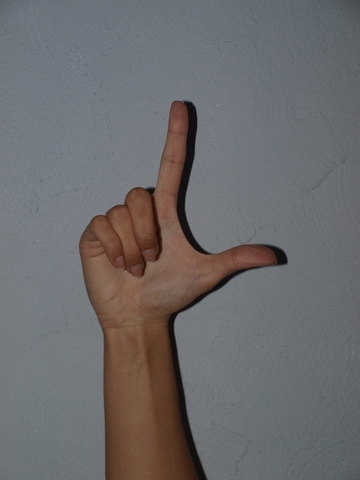
#> input picture original_images/L_P_hgr1_id11_1.jpg, 360 x 480 px, found by its file name
$ python test_canny.py
#> lines starting #> are read from the running program, lines starting #| are printed output that depends on the picture; after the words box and inside, x2 and y2 are one past the last pixel; in counts of white or black regions, pixels touching at a corner belong together
import cv2

import numpy as np
def fill_holes(mask):
    filled = mask.copy()
    h, w = mask.shape[:2]

    flood_mask = np.zeros((h + 2, w + 2), np.uint8)
    cv2.floodFill(filled, flood_mask, (0, 0), 255)

    filled_inv = cv2.bitwise_not(filled)
    result = cv2.bitwise_or(mask, filled_inv)

    return result

def normalize_hand(image, hand_mask, contour, output_size=256):
    x, y, w, h = cv2.boundingRect(contour)

    margin = 10
    x1 = max(x - margin, 0)
    y1 = max(y - margin, 0)
    x2 = min(x + w + margin, image.shape[1])
    y2 = min(y + h + margin, image.shape[0])

    hand_crop = image[y1:y2, x1:x2]
    mask_crop = hand_mask[y1:y2, x1:x2]

    hand_only = cv2.bitwise_and(hand_crop, hand_crop, mask=mask_crop)

    crop_h, crop_w = mask_crop.shape
    scale = min(output_size / crop_w, output_size / crop_h)

    new_w = max(1, int(crop_w * scale))
    new_h = max(1, int(crop_h * scale))

    resized_img = cv2.resize(hand_only, (new_w, new_h), interpolation=cv2.INTER_AREA)
    resized_mask = cv2.resize(mask_crop, (new_w, new_h), interpolation=cv2.INTER_NEAREST)

    canvas_img = np.zeros((output_size, output_size, 3), dtype=np.uint8)
    canvas_mask = np.zeros((output_size, output_size), dtype=np.uint8)

    ox = (output_size - new_w) // 2
    oy = (output_size - new_h) // 2

    canvas_img[oy:oy + new_h, ox:ox + new_w] = resized_img
    canvas_mask[oy:oy + new_h, ox:ox + new_w] = resized_mask

    return canvas_img, canvas_mask


image_path = r"C:\Users\marci\Documents\studium\semestr6\Wizja Komputerowa\Projekt\Coding\cropped\L_P_hgr1_id11_1.jpg"
image = cv2.imread(image_path)
#> image is the input picture: shape (480, 360, 3); mean B, G, R 108.4, 106.7, 108

if image is None:
    raise FileNotFoundError("Nie udało się wczytać obrazu")

gray = cv2.cvtColor(image, cv2.COLOR_BGR2GRAY)
blur = cv2.GaussianBlur(gray, (5, 5), 0)

edges = cv2.Canny(blur, 10, 60)    # bardzo czułe
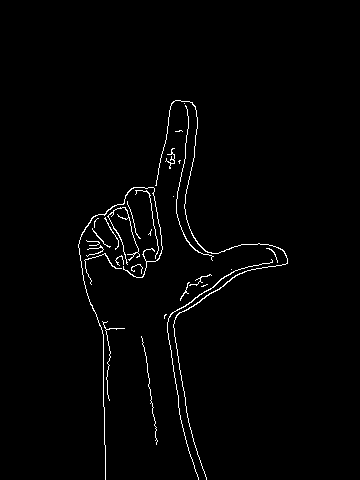
#> edges: shape (480, 360); 1.6% white in thin lines or dots, all inside (x1, y1, x2, y2) = (78, 100, 288, 480)
#edges = cv2.Canny(gray, 100, 200)
# binaryzacja krawędzi
_, edge_mask = cv2.threshold(edges, 50, 255, cv2.THRESH_BINARY)

# morfologia żeby zamknąć obiekt
kernel = np.ones((5, 5), np.uint8)
edge_mask = cv2.morphologyEx(edge_mask, cv2.MORPH_CLOSE, kernel, iterations=2)
#> edge_mask: shape (480, 360); 5.1% white; 3 white regions, box (x1, y1, x2, y2) and area: (155, 100, 288, 480) 4784, (78, 187, 163, 480) 3873, (141, 336, 158, 445) 158
edge_mask = cv2.dilate(edge_mask, kernel, iterations=1)
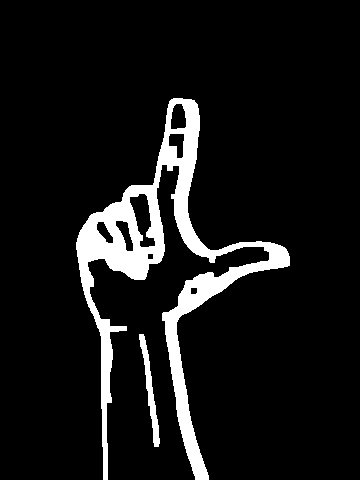
#> edge_mask: shape (480, 360); 8.8% white; 2 white regions

contours, _ = cv2.findContours(edge_mask, cv2.RETR_EXTERNAL, cv2.CHAIN_APPROX_SIMPLE)
#> contours = 2 contours; box (x1, y1, x2, y2) and area: (76, 98, 290, 480) 15292, (139, 334, 160, 447) 560

hand_mask = np.zeros_like(edge_mask)

vis = image.copy()

best_contour = None
best_area = 0

for c in contours:
    area = cv2.contourArea(c)
    if area < 3000:
        continue

    x, y, w, h = cv2.boundingRect(c)
    aspect_ratio = w / h if h != 0 else 0

    if 0.4 < aspect_ratio < 1.8:
        if area > best_area:
            best_area = area
            best_contour = c
#> this loop made 2 passes
#> (area, x, y, w, h, aspect_ratio, best_area) on pass 2: (15292, 76, 98, 214, 382, 0.56, 15292)
#> area on pass 1: 560.5
#> after the loop, best_area = 15292; best_contour = contour of 712 points, box (x1, y1, x2, y2) (76, 98, 290, 480), area 15292

if best_contour is not None:
    cv2.drawContours(hand_mask, [best_contour], -1, 255, -1)
#> hand_mask: shape (480, 360); 9.4% white; 1 white region, box (x1, y1, x2, y2) and area: (76, 98, 290, 480) 16260
    hand_mask = fill_holes(hand_mask)
#> in fill_holes, `cv2.floodFill(filled, flood_mask, (0, 0), 255)`:
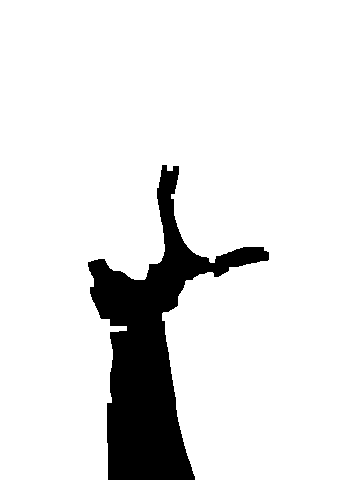
#> filled: shape (480, 360); 89.4% white; 1 black region, box (x1, y1, x2, y2) and area: (88, 165, 269, 480) 18254
#> in fill_holes, `result = cv2.bitwise_or(mask, filled_inv)`:
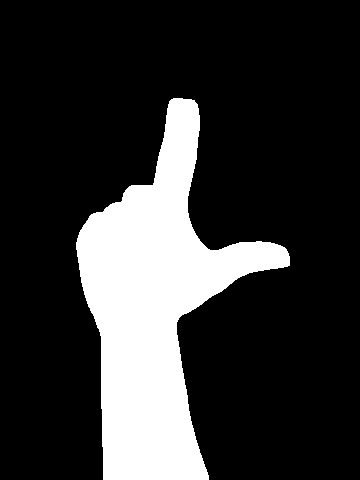
#> result: shape (480, 360); 20% white; 1 white region, box (x1, y1, x2, y2) and area: (76, 98, 290, 480) 34514
    cv2.drawContours(vis, [best_contour], -1, (0, 255, 0), 2)

    bx, by, bw, bh = cv2.boundingRect(best_contour)
#> bx = 76; by = 98; bw = 214; bh = 382
    cv2.rectangle(vis, (bx, by), (bx + bw, by + bh), (255, 0, 0), 2)

    normalized_hand, normalized_mask = normalize_hand(image, hand_mask, best_contour)
#> in normalize_hand, `x, y, w, h = cv2.boundingRect(contour)`: x = 76; y = 98; w = 214; h = 382
#> in normalize_hand, `x1 = max(x - margin, 0)`: x1 = 66
#> in normalize_hand, `y1 = max(y - margin, 0)`: y1 = 88
#> in normalize_hand, `x2 = min(x + w + margin, image.shape[1])`: x2 = 300
#> in normalize_hand, `y2 = min(y + h + margin, image.shape[0])`: y2 = 480
#> in normalize_hand, `hand_crop = image[y1:y2, x1:x2]`:
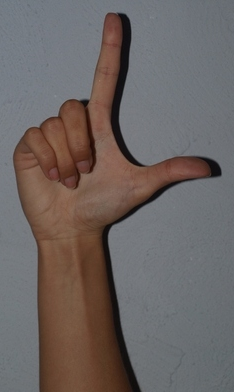
#> hand_crop: shape (392, 234, 3); mean B, G, R 98.9, 100.7, 108.2
#> in normalize_hand, `mask_crop = hand_mask[y1:y2, x1:x2]`: mask_crop: shape (392, 234); 37.6% white; 1 white region, box (x1, y1, x2, y2) and area: (10, 10, 224, 392) 34514
#> in normalize_hand, `resized_mask = cv2.resize(mask_crop, (new_w, new_h), interpolation=cv2..`:
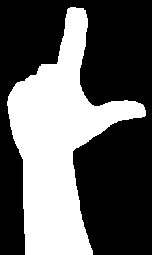
#> resized_mask: shape (255, 152); 37.5% white; 1 white region, box (x1, y1, x2, y2) and area: (7, 7, 146, 255) 14539
#> in normalize_hand, `canvas_mask[oy:oy + new_h, ox:ox + new_w] = resized_mask`:
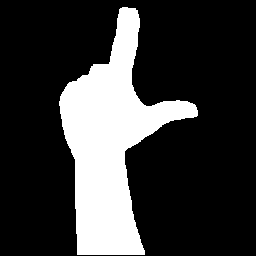
#> canvas_mask: shape (256, 256); 22.2% white; 1 white region, box (x1, y1, x2, y2) and area: (59, 7, 198, 255) 14539

    cv2.imshow("Normalized hand", normalized_hand)
    cv2.imshow("Normalized mask", normalized_mask)

cv2.imshow("Original", image)
cv2.imshow("Gray", gray)
cv2.imshow("Edges", edges)
cv2.imshow("Edge mask", edge_mask)
cv2.imshow("Hand mask", hand_mask)
cv2.imshow("Contour", vis)

cv2.waitKey(0)
cv2.destroyAllWindows()

$ run again, with original_images/L_P_hgr1_id01_1.jpg copied over original_images/L_P_hgr1_id11_1.jpg
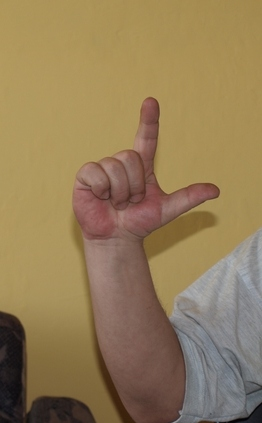
#> input picture original_images/L_P_hgr1_id01_1.jpg, 262 x 423 px, found by its file name
#> image is the input picture: shape (423, 262, 3); mean B, G, R 87.7, 125.2, 147.5
#> `edges = cv2.Canny(blur, 10, 60)`:
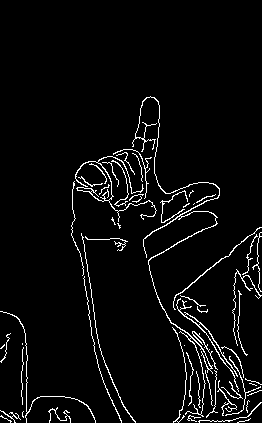
#> edges: shape (423, 262); 4.3% white in thin lines or dots, all inside (x1, y1, x2, y2) = (0, 96, 262, 423)
#> contours = 4 contours; box (x1, y1, x2, y2) and area: (69, 94, 262, 423) 25262, (0, 309, 98, 423) 1638, (46, 405, 73, 423) 370, (0, 331, 13, 365) 234
#> the loop `for c in contours:` made 4 passes
#> (area, x, y, w, h, aspect_ratio, best_area) on pass 4: (25262, 69, 94, 193, 329, 0.587, 25262)
#> after the loop `for c in contours:`: best_area = 25262; best_contour = contour of 715 points, box (x1, y1, x2, y2) (69, 94, 262, 423), area 25262
#> hand_mask: shape (423, 262); 23.6% white; 1 white region, box (x1, y1, x2, y2) and area: (69, 94, 262, 423) 26199
#> filled: shape (423, 262); 86.6% white; 5 black regions, box (x1, y1, x2, y2) and area: (75, 193, 183, 423) 13161, (241, 293, 262, 380) 1514, (253, 409, 262, 423) 104, (252, 394, 262, 402) 55, (124, 419, 130, 423) 23
#> result: shape (423, 262); 37% white; 1 white region, box (x1, y1, x2, y2) and area: (69, 94, 262, 423) 41056
#> bx = 69; by = 94; bw = 193; bh = 329
#> in normalize_hand, `x, y, w, h = cv2.boundingRect(contour)`: x = 69; y = 94; w = 193; h = 329
#> x1 = 59
#> y1 = 84
#> x2 = 262
#> y2 = 423
#> mask_crop: shape (339, 203); 59.7% white; 1 black region, box (x1, y1, x2, y2) and area: (0, 0, 203, 339) 27761
#> resized_mask: shape (256, 153); 59.3% white; 1 black region, box (x1, y1, x2, y2) and area: (0, 0, 153, 256) 15945
#> in normalize_hand, `canvas_mask[oy:oy + new_h, ox:ox + new_w] = resized_mask`:
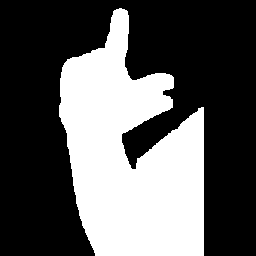
#> canvas_mask: shape (256, 256); 35.4% white; 1 white region, box (x1, y1, x2, y2) and area: (59, 8, 204, 256) 23223

$ run again, with original_images/L_P_hgr1_id02_4.jpg copied over original_images/L_P_hgr1_id11_1.jpg
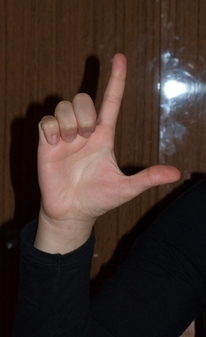
#> input picture original_images/L_P_hgr1_id02_4.jpg, 206 x 337 px, found by its file name
#> image is the input picture: shape (337, 206, 3); mean B, G, R 40.7, 46.9, 63.1
#> `edges = cv2.Canny(blur, 10, 60)`:
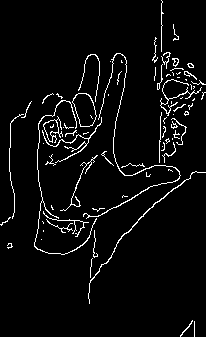
#> edges: shape (337, 206); 4.5% white in thin lines or dots
#> contours = 5 contours; box (x1, y1, x2, y2) and area: (32, 0, 206, 306) 22481, (0, 99, 34, 228) 703, (178, 318, 197, 337) 203, (171, 22, 181, 43) 122, (5, 241, 15, 251) 72
#> the loop `for c in contours:` made 5 passes
#> (area, x, y, w, h, aspect_ratio, best_area) on pass 5: (22481, 32, 0, 174, 306, 0.569, 22481)
#> after the loop `for c in contours:`: best_area = 22481; best_contour = contour of 407 points, box (x1, y1, x2, y2) (32, 0, 206, 306), area 22481
#> hand_mask: shape (337, 206); 33.3% white; 1 white region, box (x1, y1, x2, y2) and area: (32, 0, 206, 306) 23097
#> filled: shape (337, 206); 94.1% white; 2 black regions, box (x1, y1, x2, y2) and area: (164, 0, 206, 80) 2580, (168, 102, 206, 176) 1519
#> result: shape (337, 206); 39.2% white; 1 white region, box (x1, y1, x2, y2) and area: (32, 0, 206, 306) 27196
#> bx = 32; by = 0; bw = 174; bh = 306
#> in normalize_hand, `x, y, w, h = cv2.boundingRect(contour)`: x = 32; y = 0; w = 174; h = 306
#> x1 = 22
#> y1 = 0
#> x2 = 206
#> y2 = 316
#> mask_crop: shape (316, 184); 46.8% white; 1 white region, box (x1, y1, x2, y2) and area: (10, 0, 184, 306) 27196
#> resized_mask: shape (256, 149); 46.6% white; 1 white region, box (x1, y1, x2, y2) and area: (9, 0, 149, 248) 17758
#> in normalize_hand, `canvas_mask[oy:oy + new_h, ox:ox + new_w] = resized_mask`:
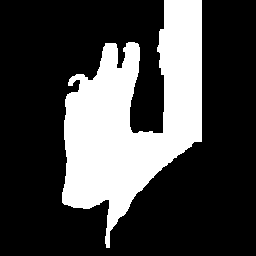
#> canvas_mask: shape (256, 256); 27.1% white; 1 white region, box (x1, y1, x2, y2) and area: (62, 0, 202, 248) 17758

$ run again, with original_images/L_P_hgr1_id03_6.jpg copied over original_images/L_P_hgr1_id11_1.jpg
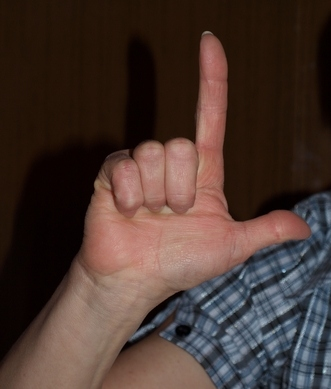
#> input picture original_images/L_P_hgr1_id03_6.jpg, 331 x 389 px, found by its file name
#> image is the input picture: shape (389, 331, 3); mean B, G, R 47.9, 54.6, 72.9
#> edges: shape (389, 331); 6.5% white in thin lines or dots
#> contours = 2 contours; box (x1, y1, x2, y2) and area: (0, 28, 331, 389) 42438, (76, 294, 101, 325) 308
#> the loop `for c in contours:` made 2 passes
#> (area, x, y, w, h, aspect_ratio, best_area) on pass 2: (42437.5, 0, 28, 331, 361, 0.917, 42437.5)
#> after the loop `for c in contours:`: best_area = 42437.5; best_contour = contour of 716 points, box (x1, y1, x2, y2) (0, 28, 331, 389), area 42438
#> hand_mask: shape (389, 331); 33.8% white; 1 white region, box (x1, y1, x2, y2) and area: (0, 28, 331, 389) 43461
#> filled: shape (389, 331); 83.6% white; 4 black regions, box (x1, y1, x2, y2) and area: (0, 204, 231, 389) 17565, (101, 343, 210, 389) 3479, (323, 263, 331, 270) 54, (328, 355, 331, 362) 21
#> result: shape (389, 331); 50.2% white; 1 black region, box (x1, y1, x2, y2) and area: (0, 0, 331, 354) 64179
#> bx = 0; by = 28; bw = 331; bh = 361
#> in normalize_hand, `x, y, w, h = cv2.boundingRect(contour)`: x = 0; y = 28; w = 331; h = 361
#> x1 = 0
#> y1 = 18
#> x2 = 331
#> y2 = 389
#> mask_crop: shape (371, 331); 52.6% white; 1 black region, box (x1, y1, x2, y2) and area: (0, 0, 331, 336) 58221
#> resized_mask: shape (256, 228); 52.3% white; 1 black region, box (x1, y1, x2, y2) and area: (0, 0, 228, 232) 27857
#> in normalize_hand, `canvas_mask[oy:oy + new_h, ox:ox + new_w] = resized_mask`:
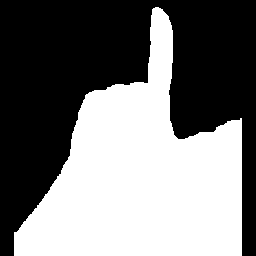
#> canvas_mask: shape (256, 256); 46.6% white; 1 white region, box (x1, y1, x2, y2) and area: (14, 7, 242, 256) 30511
